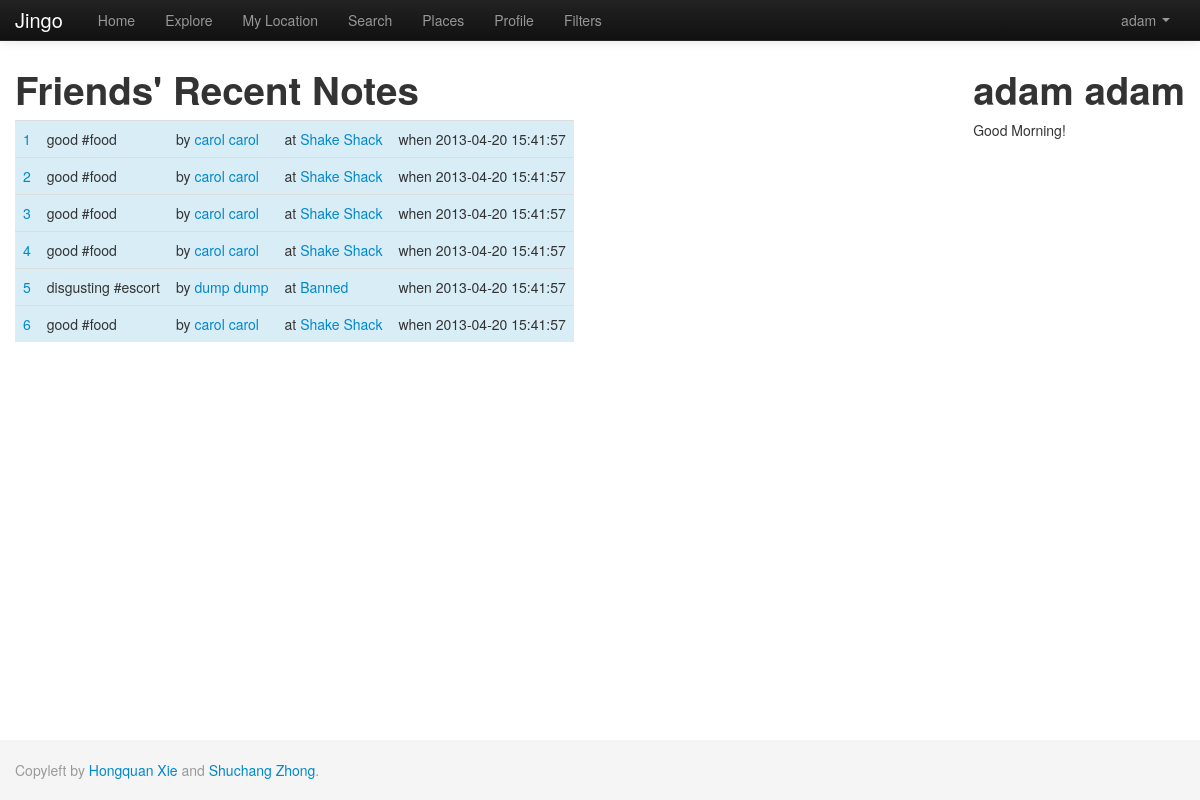
The app's page /index.php/home (signed in) with its own data.
### tables this page shows
CREATE TABLE IF NOT EXISTS `note` (
  `nid` int(11) NOT NULL AUTO_INCREMENT,
  `uid` int(11) DEFAULT NULL,
  `pid` int(11) DEFAULT NULL,
  `text_body` varchar(1000) DEFAULT NULL,
  `keyword` varchar(200) DEFAULT NULL,
  `dt_inserted` datetime DEFAULT NULL,
  `dt_edited` timestamp NOT NULL DEFAULT CURRENT_TIMESTAMP,
  `active` tinyint(1) NOT NULL DEFAULT '1',
  `s_from` datetime DEFAULT '0000-00-00 00:00:00',
  `s_to` datetime DEFAULT '0000-00-00 00:00:00',
  `repeat_flag` tinyint(1) DEFAULT '0',
  `sunday` tinyint(1) DEFAULT '0',
  `monday` tinyint(1) DEFAULT '0',
  `tuesday` tinyint(1) DEFAULT '0',
  `wednesday` tinyint(1) DEFAULT '0',
  `thursday` tinyint(1) DEFAULT '0',
  `friday` tinyint(1) DEFAULT '0',
  `saturday` tinyint(1) DEFAULT '0',
  `public` tinyint(1) NOT NULL,
  PRIMARY KEY (`nid`)
);

CREATE TABLE IF NOT EXISTS `user` (
  `uid` int(11) NOT NULL AUTO_INCREMENT,
  `uname` varchar(50) NOT NULL,
  `email` varchar(50) NOT NULL,
  `password` varchar(50) NOT NULL,
  `dt_inserted` datetime NOT NULL,
  `dt_edited` timestamp NOT NULL DEFAULT '0000-00-00 00:00:00' ON UPDATE CURRENT_TIMESTAMP,
  `first_name` varchar(50) NOT NULL,
  `last_name` varchar(50) NOT NULL,
  `gender` tinyint(1) DEFAULT NULL,
  `photo` varchar(100) DEFAULT NULL,
  `description` varchar(1000) NOT NULL,
  `last_latitude` float NOT NULL DEFAULT '0',
  `last_longitude` float NOT NULL DEFAULT '0',
  `current_state` varchar(50) NOT NULL,
  `active` tinyint(1) NOT NULL DEFAULT '1',
  PRIMARY KEY (`uid`),
  UNIQUE KEY `email` (`email`,`uname`)
);

CREATE TABLE IF NOT EXISTS `place` (
  `pid` int(11) NOT NULL AUTO_INCREMENT,
  `pname` varchar(100) DEFAULT NULL,
  `latitude` float DEFAULT NULL,
  `longitude` float DEFAULT NULL,
  `dt_inserted` datetime NOT NULL,
  `dt_edited` timestamp NOT NULL DEFAULT CURRENT_TIMESTAMP,
  `active` tinyint(1) NOT NULL DEFAULT '1',
  PRIMARY KEY (`pid`)
);

### application/controllers/home.php (called while the page is built, shortened)
<?php
class Home extends CI_Controller{
    public function index(){
        $user = $_SESSION['user'];
        $this->load->model('Note');
        $note         = $this->Note->getFriendRecentNote($user['uid']);
        $data['note'] = $note;
        $this->load->view('home', $data);
        $this->load->view('footer');
    }
    public function __construct(){
        $this->load->helper('view_helper');
        $this->load->view('header');
    }
}
?>

### index.php (called while the page is built, shortened)
<?php
require_once BASEPATH.'core/CodeIgniter.php';

### application/models/note.php (called while the page is built, shortened)
<?php
class Note extends CI_Model {
	function getFriendRecentNote($uid){
		$this->db->select('text_body,keyword,nid,note.uid as note_uid,note.pid as note_pid,note.dt_inserted as note_inserted,pname,user.first_name as first_name,user.last_name as last_name');
		$this->db->from('note');
		$this->db->join('follow', 'note.uid = follow.followed_user');
		$this->db->join('place', 'place.pid = note.pid');
		$this->db->join('user','user.uid=note.uid');
		$this->db->where('follow.current_u',$uid);
		$this->db->order_by("note.dt_inserted", "desc");
		$query = $this->db->get();
		return $query->result_array();
	}
}

### application/views/home.php (the view, shortened to what this page needs)
<div style='width=75%; float:left;'>
<h1>Friends' Recent Notes</h1>
<table class="table table-hover">
	<?php
	$index = 1;
		foreach($note as $row){
    ?>
	<tr class="info">
	    <td><a href="home/note?nid=<?php echo $row['nid'];?>"><?php echo $index;$index+=1; ?></a></td>
	    <td><?php echo $row['text_body']." #".$row['keyword']; ?></td>
	    <td>by <a href="home/user?uid=<?php echo $row['note_uid']?>"><?php echo $row['first_name'].' '.$row['last_name']; ?></a></td>
	    <td>at <a href="home/place?pid=<?php echo $row['note_pid']?>"><?php echo $row['pname']; ?></a></td>
		<td>when <?php echo $row['note_inserted']; ?></td>
	  </tr>
	<?php
    }
	?>
</table>
</div>
<div style='width=25%; float:right;'>
	<h1><?php echo $_SESSION['user']['first_name']." ".$_SESSION['user']['last_name'];?></h1>
	<div>
	<?php
	$currentHour =  date("G");
    if 	($currentHour>=21 or $currentHour<6) {
    	echo 'Good Night!';
    } else if ($currentHour>=6 and $currentHour<12) {
    	echo 'Good Morning!';
    } else if ($currentHour>=12 and $currentHour<17) {
    	echo 'Good Afternoon!';
    } else if ($currentHour>=17 and $currentHour<21) {
    	echo 'Good evening!';
    }
	?>
	</div>
</div>

### records on screen
note: text_body "good", keyword "food", uid.first_name "carol", uid.last_name "carol", pid.pname "Shake Shack", dt_inserted "2013-04-20 15:41:57"
note: text_body "disgusting", keyword "escort", uid.first_name "dump", uid.last_name "dump", pid.pname "Banned", dt_inserted "2013-04-20 15:41:57"

### other values on screen
$_SESSION['user']['uname'] "adam"
$_SESSION['user']['first_name'] "adam"
$_SESSION['user']['last_name'] "adam"
